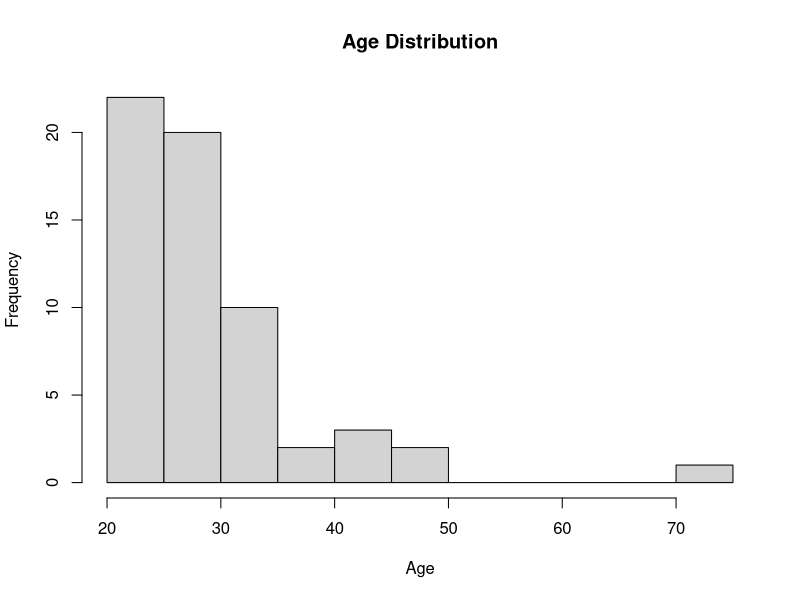
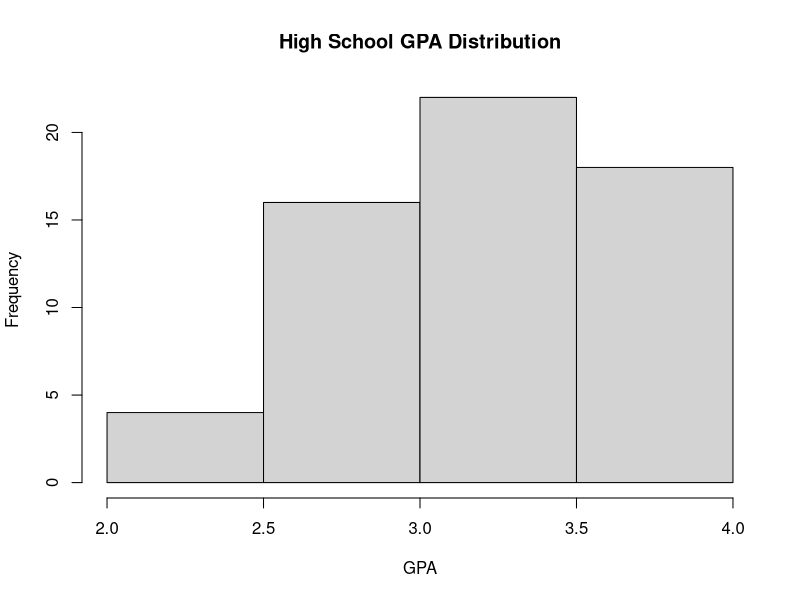
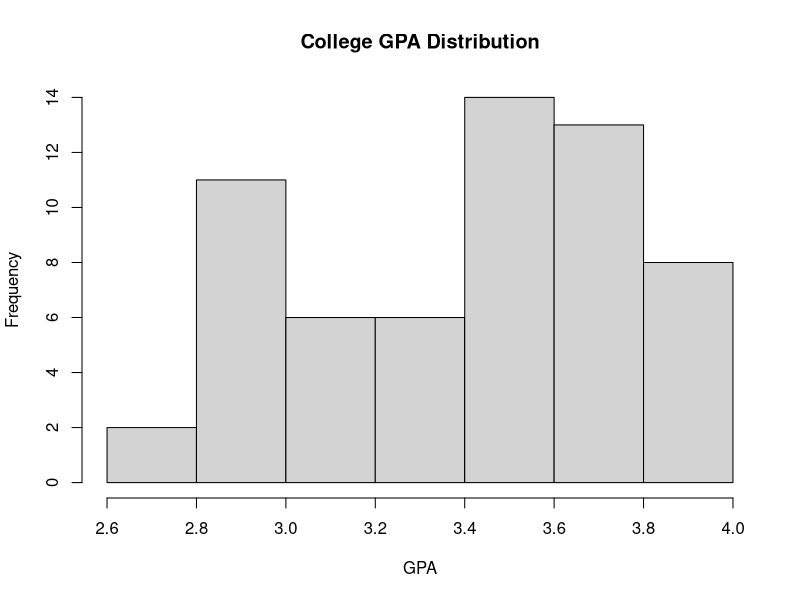
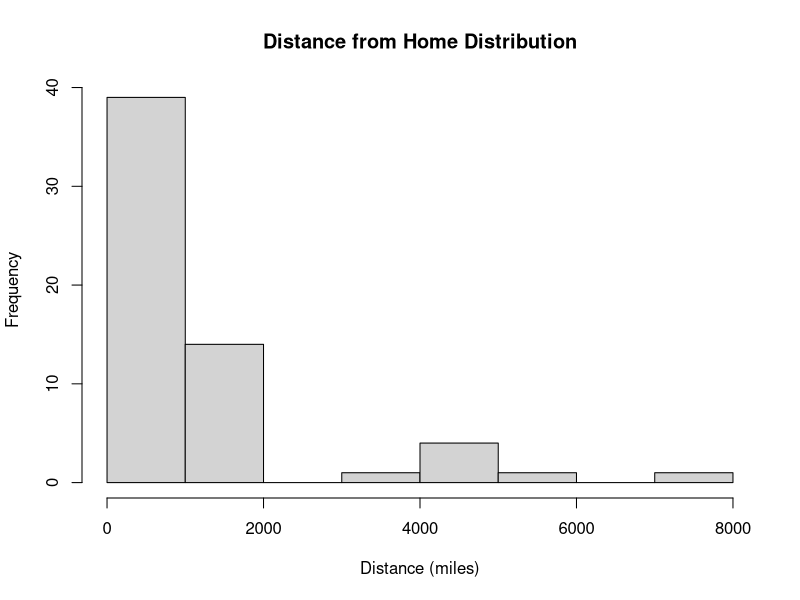
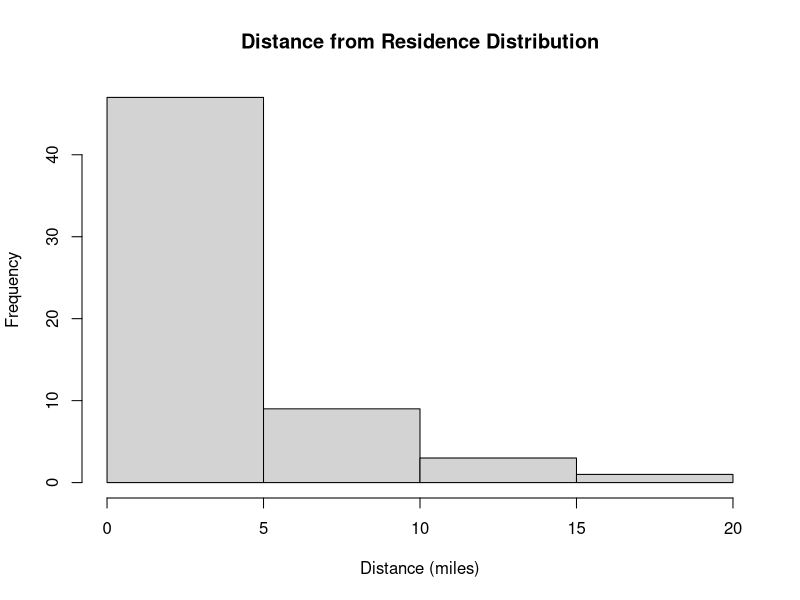
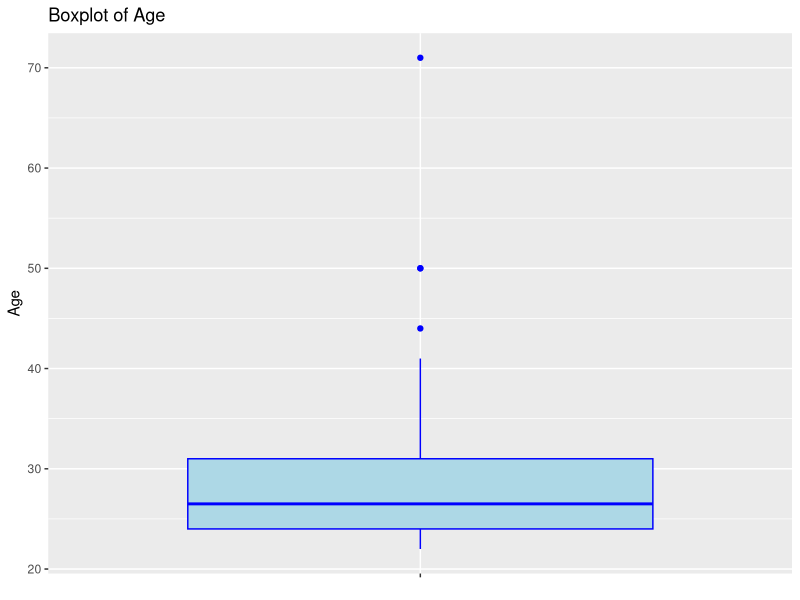
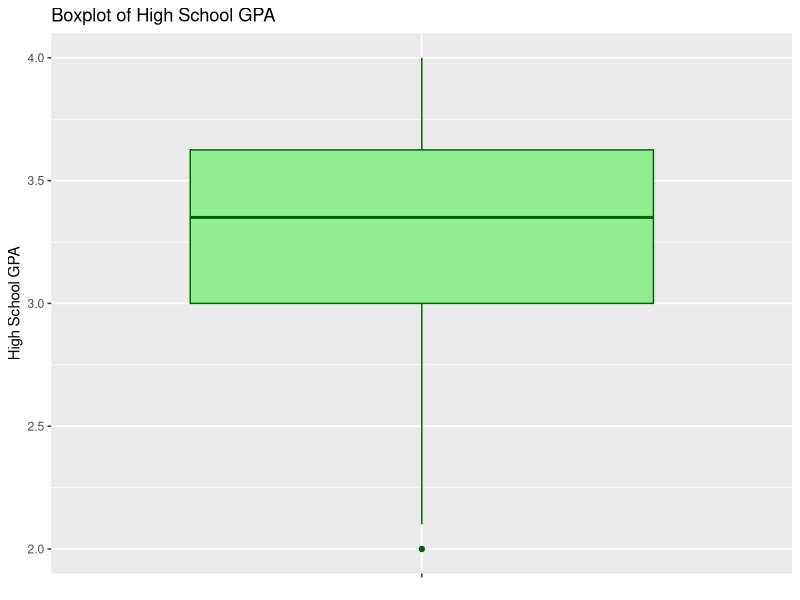
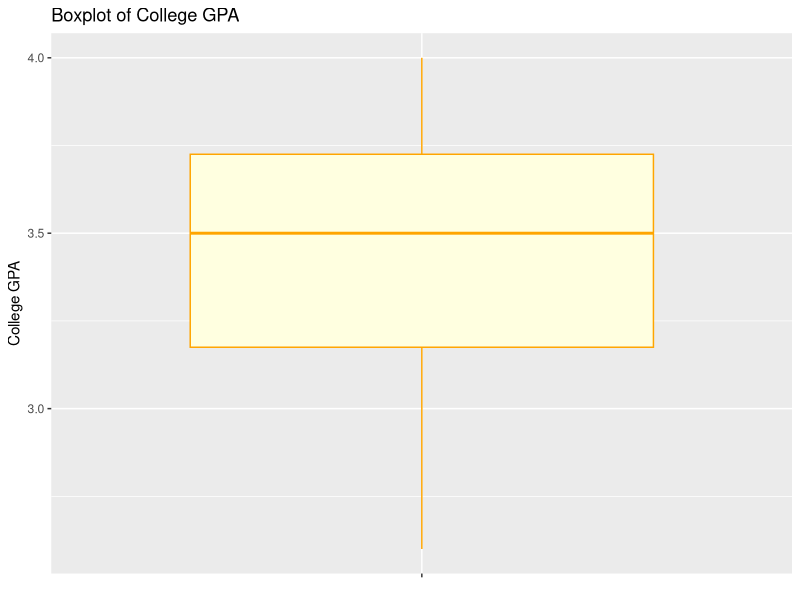

The R script that drew these images, in order:
#fl_student_survey მონაცმეების შემოტანა
getwd()
data <- read.csv("fl_student_survey.csv")
print(data)

# საჭირო ფექიჯების შემოტანა
library(ggplot2)


#1. ააგეთ ჰისტოგრამა age, high_sch_GPA, college_GPA ,distance_home ,distance_residence ცვლადებისთვის
hist(data$age, main = "Age Distribution", xlab = "Age")
hist(data$high_sch_GPA, main = "High School GPA Distribution", xlab = "GPA")
hist(data$college_GPA,  main = "College GPA Distribution", xlab = "GPA")
hist(data$distance_home, main = "Distance from Home Distribution", xlab = "Distance (miles)")
hist(data$distance_residence, main = "Distance from Residence Distribution", xlab = "Distance (miles)")

#2. ჰისტოგრამის საშუალებით აღწერეთ მონცემების განაწილების ფორმა
#ჰისტოგრამა აჩვენებს, რომ ასაკი და საშუალო სკოლის GPA არ არის ნორმალურად არის განაწილებული,
# ხოლო კოლეჯის GPA, სახლიდან დაშორება და საცხოვრებელის დაშორება გაფანტულია/გადახრილია მარჯვნივ

#3. ააგეთ Boxplot დიაგრამა age, high_sch_GPA, college_GPA ,distance_home ,distance_residence ცვლადებისთვის
# Load necessary packages


# boxplot - age
ggplot(data, aes(x="", y=age)) +
  geom_boxplot(fill="lightblue", color="blue") +
  labs(x=NULL, y="Age", title="Boxplot of Age")

# boxplot - high school GPA
ggplot(data, aes(x="", y=high_sch_GPA)) +
  geom_boxplot(fill="lightgreen", color="darkgreen") +
  labs(x=NULL, y="High School GPA", title="Boxplot of High School GPA")

# boxplot - college GPA
ggplot(data, aes(x="", y=college_GPA)) +
  geom_boxplot(fill="lightyellow", color="orange") +
  labs(x=NULL, y="College GPA", title="Boxplot of College GPA")

# boxplot - distance from home
ggplot(data, aes(x="", y=distance_home)) +
  geom_boxplot(fill="lightpink", color="red") +
  labs(x=NULL, y="Distance from Home (miles)", title="Boxplot of Distance from Home")

# boxplot - distance from residence
ggplot(data, aes(x="", y=distance_residence)) +
  geom_boxplot(fill="lightyellow", color="orange") +
  labs(x=NULL, y="Distance from Residence (miles)", title="Boxplot of Distance from Residence")

#4.გამოთვალეთ ზემოთ მოტანილი მონაცემებისთვის საშუალო(mean), მედიანა(median), სტანდარტული გადახრა(sd)
#შიდა კვარტილური დიაპაზონი(IQR). ამ მახასიათებლებით აღწერეთ მონაცემები


mean_age <- mean(data$age)
median_age <- median(data$age)
sd_age <- sd(data$age)
iqr_age <- IQR(data$age)

mean_high_sch_GPA <- mean(data$high_sch_GPA)
median_high_sch_GPA <- median(data$high_sch_GPA)
sd_high_sch_GPA <- sd(data$high_sch_GPA)
iqr_high_sch_GPA <- IQR(data$high_sch_GPA)

mean_college_GPA <- mean(data$college_GPA)
median_college_GPA <- median(data$college_GPA)
sd_college_GPA <- sd(data$college_GPA)
iqr_college_GPA <- IQR(data$college_GPA)

mean_distance_home <- mean(data$distance_home)
median_distance_home <- median(data$distance_home)
sd_distance_home <- sd(data$distance_home)
iqr_distance_home <- IQR(data$distance_home)

mean_distance_residence <- mean(data$distance_residence)
median_distance_residence <- median(data$distance_residence)
sd_distance_residence <- sd(data$distance_residence)
iqr_distance_residence <- IQR(data$distance_residence)

#5. fivenum ფუნქცის გამოყენებით დაახასიათეთ age, high_sch_GPA,college_GPA ,distance_home ,distance_residence მონაცემებისთვის
# fivenum: The minimum value, The first quartile (Q1), The median (Q2), 
#The third quartile (Q3), The maximum value

#To get an overview of the distribution of a dataset, particularly for detecting outliers 
# and determining the spread of the data.
fivenum_age <- fivenum(data$age)
fivenum_high_sch_GPA <- fivenum(data$high_sch_GPA)
fivenum_college_GPA <- fivenum(data$college_GPA)
fivenum_distance_home <- fivenum(data$distance_home)
fivenum_distance_residence <- fivenum(data$distance_residence)


#6. summary ფუნქცის გამოყენებით დაახასიათეთ age, high_sch_GPA, college_GPA,distance_home,distance_residence მონაცემები

summary(data[, c("age", "high_sch_GPA", "college_GPA", "distance_home", "distance_residence")])

summary(data$age)
summary(data$high_sch_GPA)
summary(data$college_GPA)
summary(data$distance_home)
summary(data$distance_residence)
